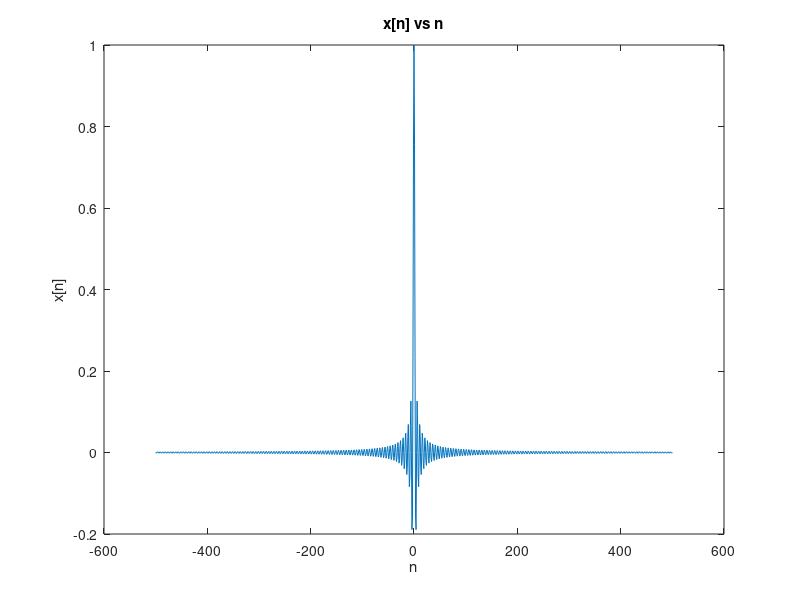
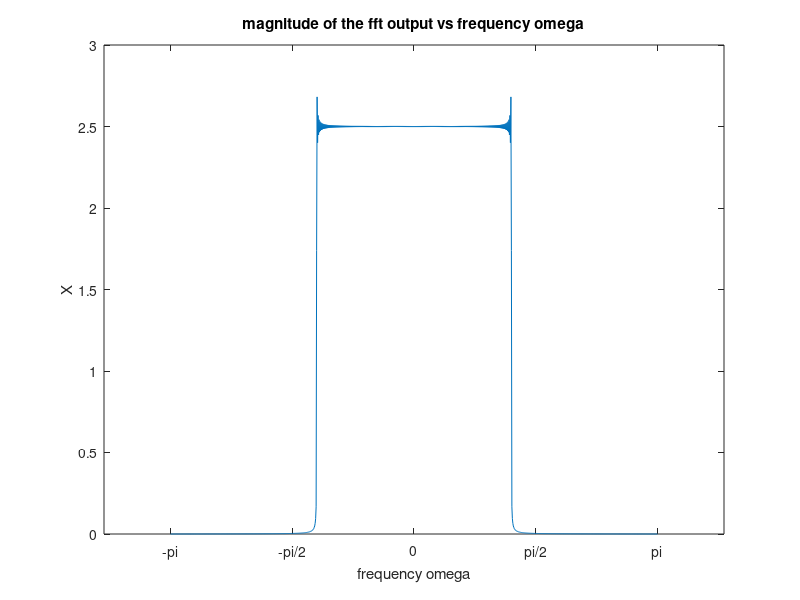
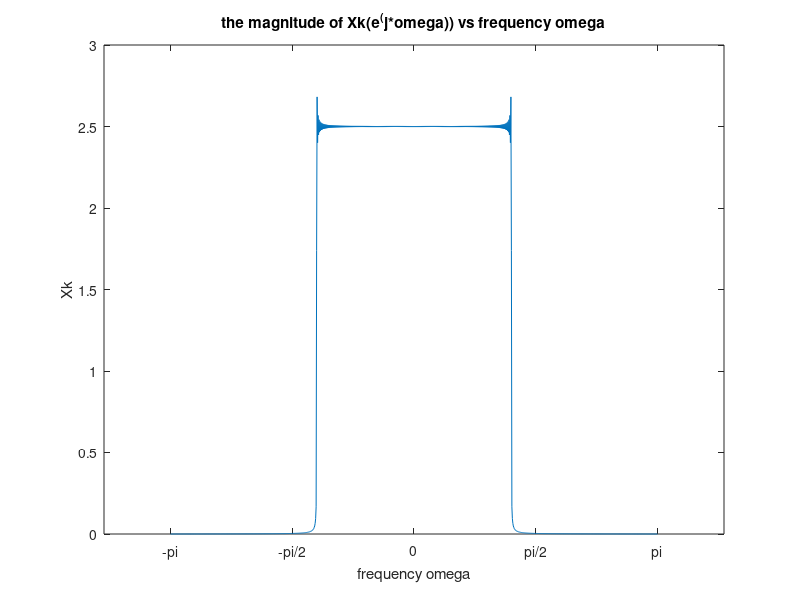
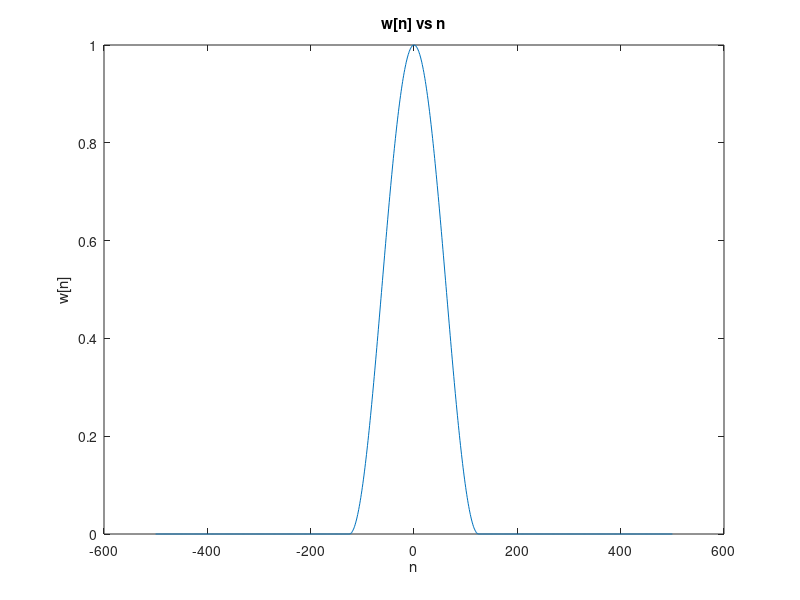

Recreate these plots in MATLAB, in order.
clear all; clc;
%% Part I

%% (a)

N = 1001;
T = 100;
N1 = (N-1) / 2;
Ts = T/N1;
n = -N1:N1;
t = -N1*Ts: Ts: N1*Ts;
x = sin(2*pi*t) ./ (2*pi*t);
x(N1+1) = 1;

figure(1);
plot(n, x);
title("x[n] vs n");
xlabel("n");
ylabel("x[n]");

%% (b)

X = fftshift(fft(x));
f = -pi:2*pi/(N-1):pi;

figure(2);
plot(f, abs(X));
title("magnitude of the fft output vs frequency omega");
xlabel("frequency omega");
ylabel("X");
xticks([-pi, -pi/2, 0, pi/2, pi]);
xticklabels({"-\pi", "-\pi/2", "0", "\pi/2", "\pi"});

%% (c)

Xk = zeros(1,N);
for k = -N1:N1
    Xk(k+N1+1) = sum(x .* exp(-1i*2*pi*n*k/N));
end

figure(3);
plot(f, abs(Xk));
title("the magnitude of Xk(e^(j*omega)) vs frequency omega");
xlabel("frequency omega");
ylabel("Xk");
xticks([-pi, -pi/2, 0, pi/2, pi]);
xticklabels({"-\pi", "-\pi/2", "0", "\pi/2", "\pi"});

%% Part II

%% (d)

Tw = T/2;
w = zeros(1,N);
for i = 1:N
    if(abs(n(i)*Ts) <= Tw/2)
        w(i) = 0.5*(1+cos(2*pi*abs(n(i)*Ts)/Tw));
    end
end

figure(4);
plot(n, w);
title("w[n] vs n");
xlabel("n");
ylabel("w[n]");

%% (e)

y = x.*w;

figure(5);
plot(n, y);
title("y[n] vs n");
xlabel("n");
ylabel("y[n]");

%% (f)

Y = fftshift(fft(y));
f = -pi:2*pi/(N-1):pi;

figure(6);
plot(f,abs(Y));
title("magnitude of the fft output vs frequency omega");
xlabel("frequency omega");
ylabel("Y");
xticks([-pi, -pi/2, 0, pi/2, pi]);
xticklabels({"-\pi", "-\pi/2", "0", "\pi/2", "\pi"});
